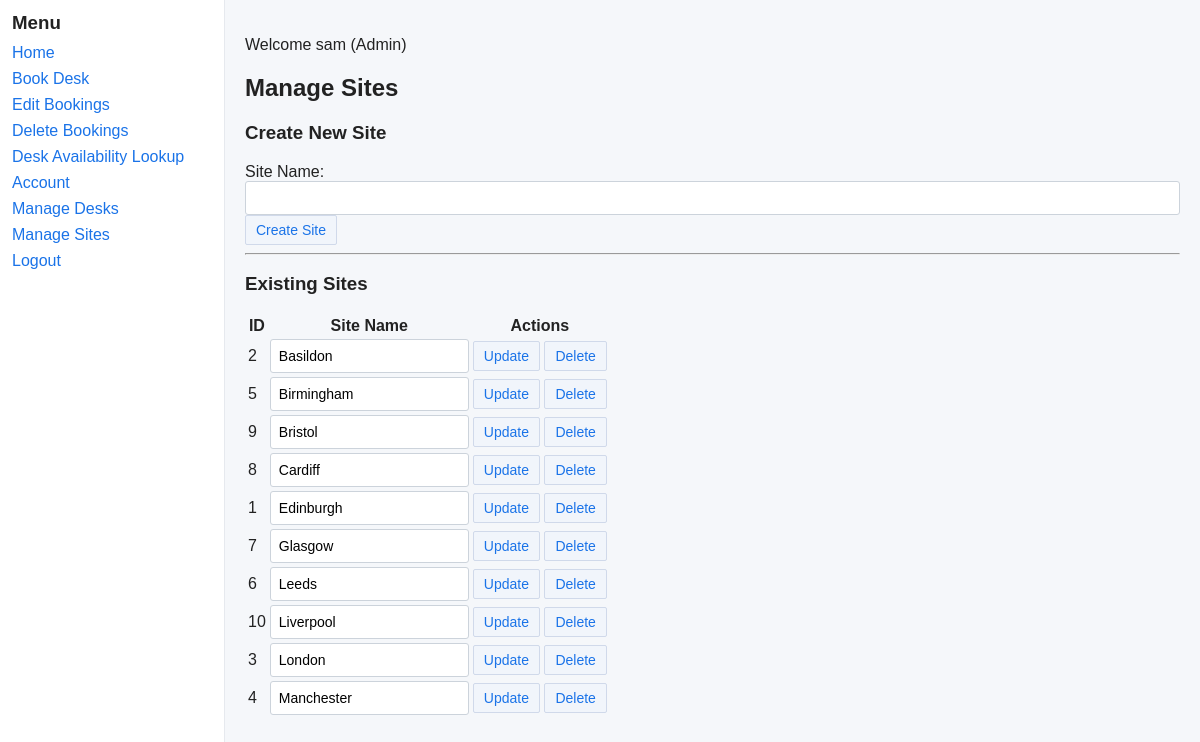
Before: /manage_sites (signed in) with the older database file.
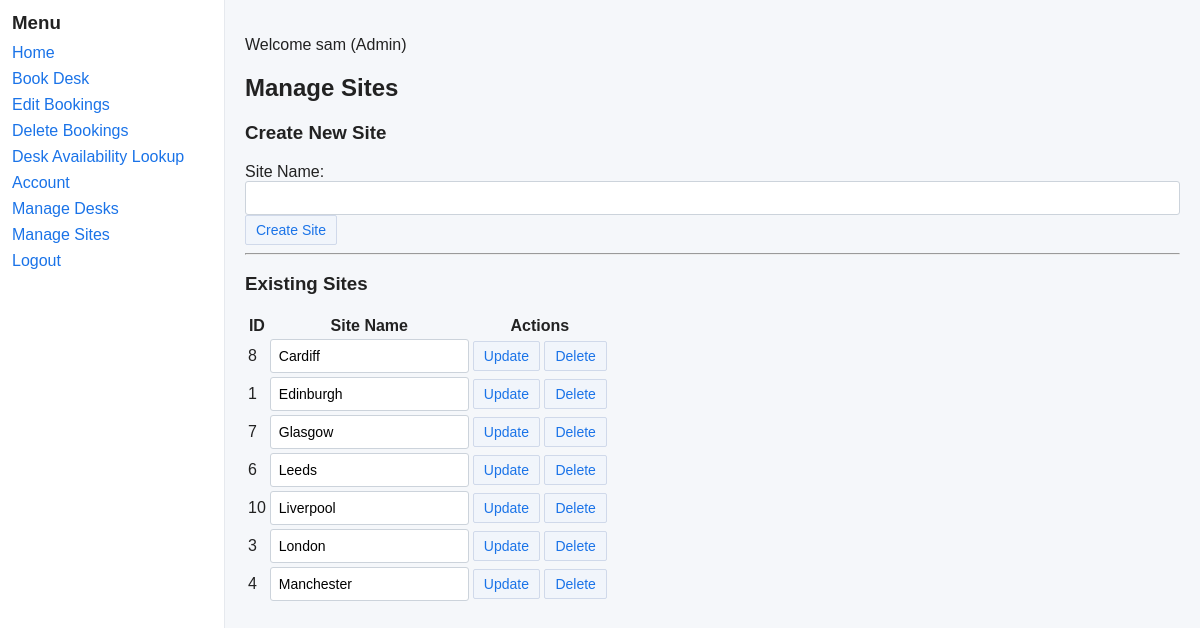
After: the same page with the newer database file.
### src/DeskBooker/models.py (models this page shows, shortened)
class Site(db.Model):
    __tablename__ = 'sites'
    id = db.Column(db.Integer, primary_key=True)
    name = db.Column(db.String(120), unique=True, nullable=False)
    desks = db.relationship('Desk', backref='site', lazy=True)
    __table_args__ = (
        CheckConstraint('length(name) > 0 AND length(name) <= 120', name='ck_site_name_len'),
    )

### src/DeskBooker/main.py (the view, shortened to what this page needs)
    @app.route('/manage_sites', methods=['GET', 'POST'])
    @login_required
    def manage_sites():
        if session.get('role_id') != 1:
            flash('Admin access required')
            return redirect(url_for('dashboard'))
        sites = [ {'id': s.id, 'name': s.name} for s in Site.query.order_by(Site.name).all() ]
        return render_template('sites.html', sites=sites)

### src/DeskBooker/templates/sites.html (shortened to what this page needs)
{% extends "base.html" %}
{% block content %}
<h2>Manage Sites</h2>
<h3>Create New Site</h3>
<form method="POST" onsubmit="return validateSiteName(this)">
    <label>Site Name:</label>
    <input type="text" name="name" required minlength="1" maxlength="120" id="site_name_create">
    <button type="submit">Create Site</button>
</form>
<hr>
<h3>Existing Sites</h3>
<table>
    <thead>
        <tr>
            <th>ID</th>
            <th>Site Name</th>
            <th>Actions</th>
        </tr>
    </thead>
    <tbody>
        {% for site in sites %}
        <tr>
            <td>{{ site['id'] }}</td>
            <td>
                <form method="POST" style="display:inline-block">
                    <input type="text" name="name" value="{{ site['name'] }}" required minlength="1" maxlength="120" onsubmit="return this.value.trim().length > 0 && this.value.trim().length <= 120">
            </td>
            <td>
                    <button type="submit">Update</button>
                <form method="POST" style="display:inline-block">
                    <button type="submit" onclick="return confirm('Are you sure?')">Delete</button>
                </form>
            </td>
        </tr>
        {% endfor %}
    </tbody>
</table>
{% endblock %}

### src/DeskBooker/templates/base.html (shortened to what this page needs)
<!DOCTYPE html>
<html>
<head>
    <link rel="stylesheet" href="{{ url_for('static', filename='css/styles.css') }}">
</head>
<body>
    <div class="container">
        <div class="sidebar">
            <h3>Menu</h3>
            <ul>
                <li><a href="{{ url_for('dashboard') }}">Home</a></li>
                <li><a href="{{ url_for('book_desk') }}">Book Desk</a></li>
                <li><a href="{{ url_for('edit_bookings') }}">Edit Bookings</a></li>
                <li><a href="{{ url_for('delete_bookings') }}">Delete Bookings</a></li>
                <li><a href="{{ url_for('lookup_bookings') }}">Desk Availability Lookup</a></li>
                <li><a href="{{ url_for('account') }}">Account</a></li>
                {% if session.get('role_id') == 1 %}
                    <li><a href="{{ url_for('manage_desks') }}">Manage Desks</a></li>
                    <li><a href="{{ url_for('manage_sites') }}">Manage Sites</a></li>
                {% endif %}
                <li><a href="{{ url_for('logout') }}" onclick="return confirm('Are you sure you want to logout?');">Logout</a></li>
            </ul>
        </div>
        <div class="content">
            {% if session.get('user_name') %}
                <p>Welcome {{ session['user_name'] }}
                    {% if session.get('role_id') == 1 %} (Admin){% endif %}
                </p>
            {% endif %}
            {% block content %}
            {% endblock %}
        </div>
    </div>
</body>
</html>

### src/DeskBooker/static/css/styles.css (style rules this page uses)
body { font-family: Arial, Helvetica, sans-serif; background: #f5f7fa; color: #222; margin: 0; }
.container { display: flex; min-height: 100vh; }
.sidebar { width: 200px; padding: 12px; background: #ffffff; border-right: 1px solid #e6e9ee; }
.sidebar h3 { margin: 0 0 10px 0; }
.sidebar ul { list-style: none; padding: 0; margin: 0; }
.sidebar li { margin: 8px 0; }
.sidebar a { color: #1a73e8; text-decoration: none; }
.content { flex: 1; padding: 20px; background: transparent; }
input[type="text"], input[type="email"], input[type="password"], input[type="number"], input[type="datetime-local"], select, textarea { padding: 8px; border: 1px solid #ccd3db; border-radius: 3px; font-size: 14px; width: 100%; box-sizing: border-box; }
label { display: inline-block; }
button { background: #f1f5fb; color: #1a73e8; border: 1px solid #d0d9ea; padding: 6px 10px; border-radius: 2px; cursor: pointer; font-size: 14px; }

Changed rows visible on the page:
removed Site: id "2", name "Basildon"
removed Site: id "5", name "Birmingham"
removed Site: id "9", name "Bristol"
